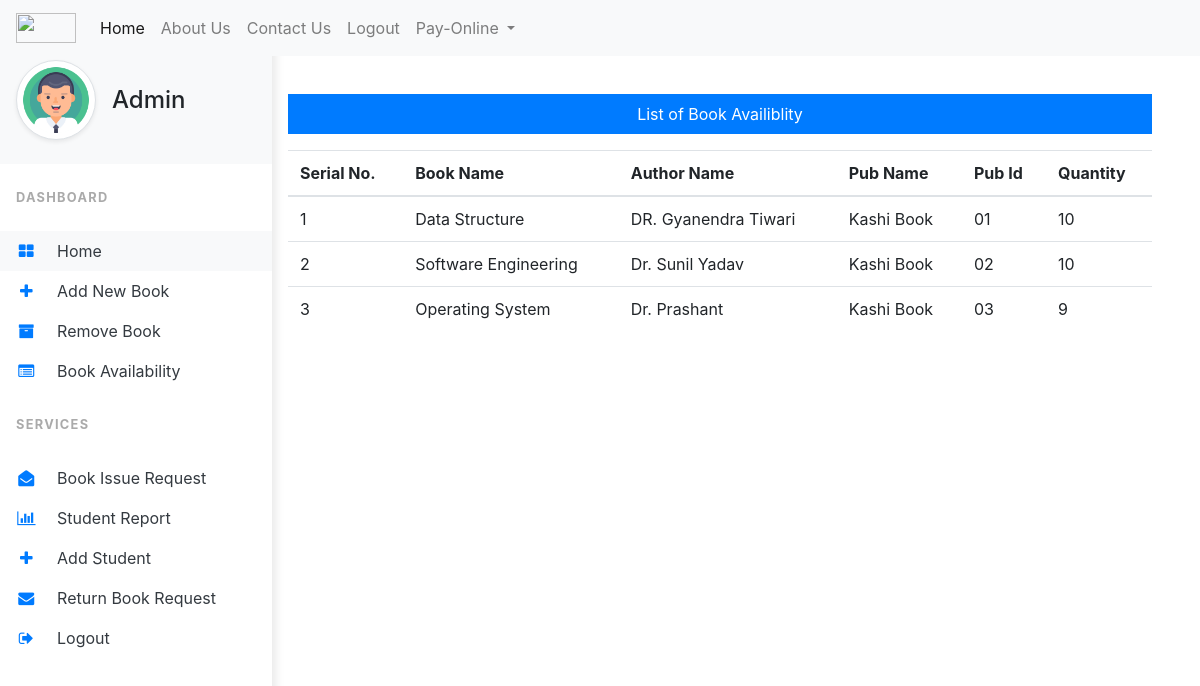
The page /admin/avilablebook.php on the database its author committed.
### tables this page shows
CREATE TABLE `book` (
  `serialno` int(100) NOT NULL,
  `bookname` varchar(30) NOT NULL,
  `authorname` varchar(45) NOT NULL,
  `pubname` varchar(45) NOT NULL,
  `pubid` varchar(5) NOT NULL,
  `pdf` varchar(100) NOT NULL,
  `quantity` varchar(100) NOT NULL
);

### admin/avilablebook.php (the view, shortened to what this page needs)
<?php
include 'verti.php';
include 'connection.php'
?>
<html>
    <head>
        <link rel="stylesheet" href="https://maxcdn.bootstrapcdn.com/bootstrap/4.5.2/css/bootstrap.min.css">
  <link rel="stylesheet" href="https://cdnjs.cloudflare.com/ajax/libs/font-awesome/4.7.0/css/font-awesome.min.css">
    </head>
    <body>
        <div class="conatiner">
            <div class="row">
                <div class="col-sm-12 col-md-12 col-xs-12">
                    <div class="x_panel">
                        <div class="x_title">
                            <h2>Book Details</h2>
                    </div>
                    </div>
            </div>
            </div>
<div class="container1">
<div class="mx-5 mt-5 text-center">
    <p class="bg-primary text-white p-2"> List of Book Availiblity </p>
    <?php
     $hhh = "SELECT * FROM book";
     $result=$conn->query($hhh);
     if($result->num_rows > 0){
         echo '
             <table class="table">
             <thead>
                <tr>
                <th scope="col"> Serial No. </th>
                <th scope="col"> Book Name </th>
                <th scope="col"> Author Name </th>
                <th scope="col"> Pub Name </th>
                <th scope="col"> Pub Id </th>
                <th scope="col"> Quantity </th>
                </tr>
             </thead>
             <tbody>';
                while($tata = $result->fetch_assoc())
                {
               echo '<tr>';
                 echo '<td>'.$tata["serialno"]. '</td>';
                 echo '<td>'.$tata["bookname"]. '</td>';
                 echo '<td>'.$tata["authorname"]. '</td>';
                 echo '<td>'.$tata["pubname"].'</td>';
                 echo '<td>'.$tata["pubid"].'</td>';
                 echo '<td>'.$tata["quantity"].'</td>';
                 echo '</tr>';
             }
             echo '</tbody>
         </table>
         ';
     }
    ?>
</div>
</div>
        </div>
    </body>
</html>

### admin/nav.php (shortened to what this page needs)
<html>
    <head>
        <link rel="stylesheet" href="https://maxcdn.bootstrapcdn.com/bootstrap/4.5.2/css/bootstrap.min.css">
  <link rel="stylesheet" href="https://cdnjs.cloudflare.com/ajax/libs/font-awesome/4.7.0/css/font-awesome.min.css">
    </head>
    <body>
        <nav class=" navbar navbar fixed-top navbar-expand-lg navbar-light bg-light ">
    <a class="navbar-brand" href="https://www.kashiit.ac.in/">
        <img width="60" height="30" src="https://www.kashiit.ac.in/wp-content/uploads/2020/12/logo-white-circle.png">
    </a>
  <div class="collapse navbar-collapse" id="navbarTogglerDemo02">
    <ul class="navbar-nav mr-auto mt-2 mt-lg-0">
      <li class="nav-item active">
       <a class="nav-link" href="https://mail.google.com/mail/u/0/?tab=rm&ogbl#inbox" target="blank">Home <span class="sr-only">(current)</span></a>
      </li>
      <li class="nav-item">
       <a class="nav-link" href="Aboutus.php" target="blank">About Us</a>
      </li>
      <li class="nav-item">
        <a class="nav-link" href="contactus.php" target="blank">Contact Us</a>
      </li>
      <li class="nav-item">
         <a class="nav-link" href="adminlogin.php" target="blank">Logout</a>
      </li>
    <li class="nav-item dropdown">
      <a class="nav-link dropdown-toggle" href="#" id="navbardrop" data-toggle="dropdown">
        Pay-Online
      </a>
    </li>
    </ul>
  </div>
</nav>
    </body>
</html>

### admin/verti.php (shortened to what this page needs)
<?php
include 'nav.php';
?>
<!DOCTYPE html>
<html>
<head>
    <link rel="stylesheet" href="https://stackpath.bootstrapcdn.com/bootstrap/4.1.3/css/bootstrap.min.css">
    <link rel="stylesheet" href="https://stackpath.bootstrapcdn.com/font-awesome/4.7.0/css/font-awesome.min.css">
</head>
<body>
<div class="vertical-nav bg-white" id="sidebar">
  <div class="py-4 px-3 mb-4 bg-light">
    <div class="media d-flex align-items-center">
        <img loading="lazy" src="img/avtar.png" alt="..." width="80" height="80" class="mr-3 rounded-circle img-thumbnail shadow-sm">
      <div class="media-body">
        <h4 class="m-0">Admin</h4>
      </div>
    </div>
  </div>
  <p class="text-gray font-weight-bold text-uppercase px-3 small pb-4 mb-0">Dashboard</p>
  <ul class="nav flex-column bg-white mb-0">
    <li class="nav-item">
        <a href="dasboard admin.php" class="nav-link text-dark bg-light">
                <i class="fa fa-th-large mr-3 text-primary fa-fw"></i>
                Home
            </a>
    </li>
    <li class="nav-item">
        <a href="addbook.php" class="nav-link text-dark">
                <i class="fa fa-plus mr-3 text-primary fa-fw"></i>
                Add New Book
            </a>
    </li>
    <li class="nav-item">
      <a href="removebook.php" class="nav-link text-dark">
                <i class="fa fa-archive mr-3 text-primary fa-fw"></i>
                Remove Book
            </a>
    </li>
    <li class="nav-item">
        <a href="avilablebook.php" class="nav-link text-dark">
                <i class="fa fa-list-alt mr-3 text-primary fa-fw"></i>
                Book Availability
            </a>
    </li>
  </ul>
  <p class="text-gray font-weight-bold text-uppercase px-3 small py-4 mb-0">Services</p>
  <ul class="nav flex-column bg-white mb-0">
    <li class="nav-item">
        <a href="requestissue.php" class="nav-link text-dark">
                <i class="fa fa-envelope-open mr-3 text-primary fa-fw"></i>
                Book Issue Request
            </a>
    </li>
    <li class="nav-item">
      <a href="#" class="nav-link text-dark">
                <i class="fa fa-bar-chart mr-3 text-primary fa-fw"></i>
                Student Report
            </a>
    </li>
    <li class="nav-item">
        <a href="" class="nav-link text-dark">
                <i class="fa fa-plus mr-3 text-primary fa-fw"></i>
                Add Student
            </a>
    </li>
    <li class="nav-item">
        <a href="returnrequest.php" class="nav-link text-dark">
                <i class="fa fa-envelope mr-3 text-primary fa-fw"></i>
                 Return Book Request
            </a>
    </li>
    <li class="nav-item">
        <a href="adminlogin.php" class="nav-link text-dark">
                <i class="fa fa-sign-out mr-3 text-primary fa-fw"></i>
                Logout
            </a>
    </li>
  </ul>
</div> <!

### admin/verti.php (style rules this page uses)
body { min-height: 100vh; overflow-x: hidden; }
.container1 { margin-left: 20%; width: 80%; }
.vertical-nav { min-width: 17rem; width: 17rem; height: 100vh; position: fixed; top: 0; left: 0; box-shadow: 3px 3px 10px rgba(0, 0, 0, 0.1); transition: all 0.4s; margin-top: 3%; }
.text-uppercase { letter-spacing: 0.1em; }
.text-gray { color: #aaa; }
.nav-link { text-transform: capitalize; }
.text-primary { color:#7579e7 !important; }

### rows shown on the page
book: serialno "1", bookname "Data Structure", authorname "DR. Gyanendra Tiwari", pubname "Kashi Book", pubid "01", quantity "10"
book: serialno "2", bookname "Software Engineering", authorname "Dr. Sunil Yadav", pubname "Kashi Book", pubid "02", quantity "10"
book: serialno "3", bookname "Operating System", authorname "Dr. Prashant", pubname "Kashi Book", pubid "03", quantity "9"
